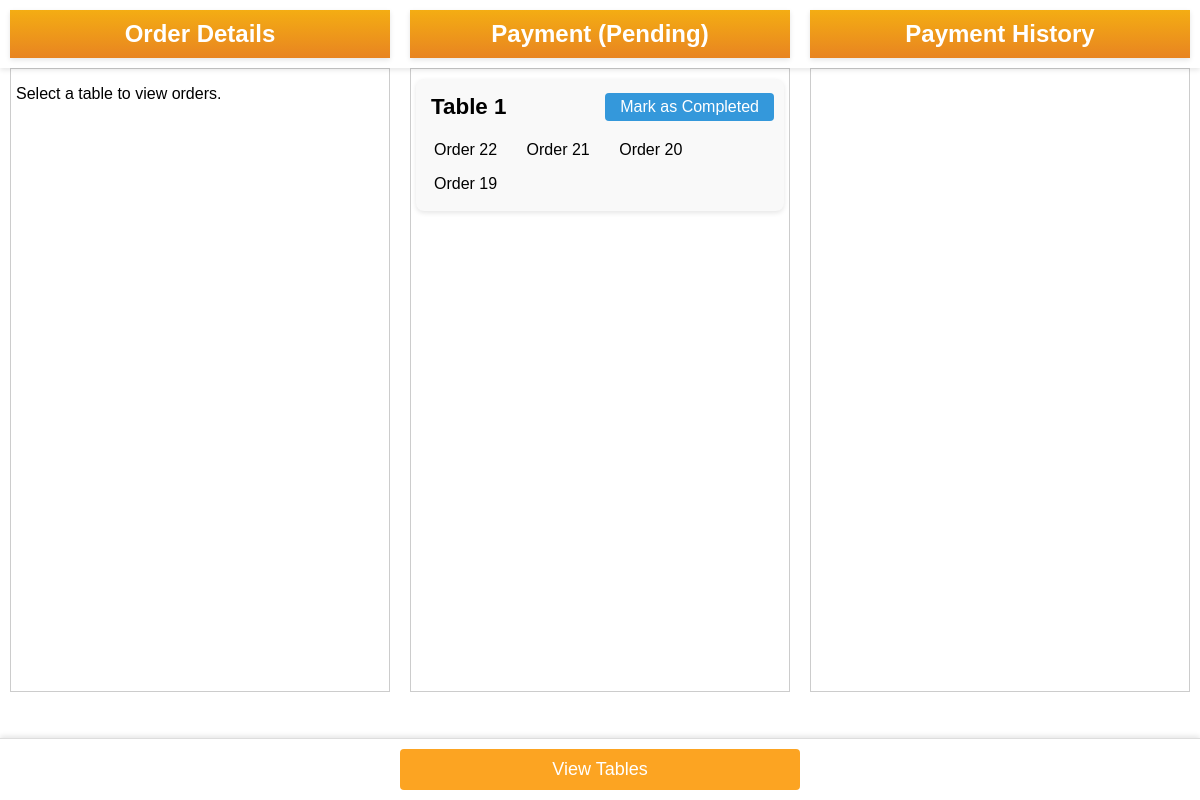
Before: /counter/orders/ with the older database file.
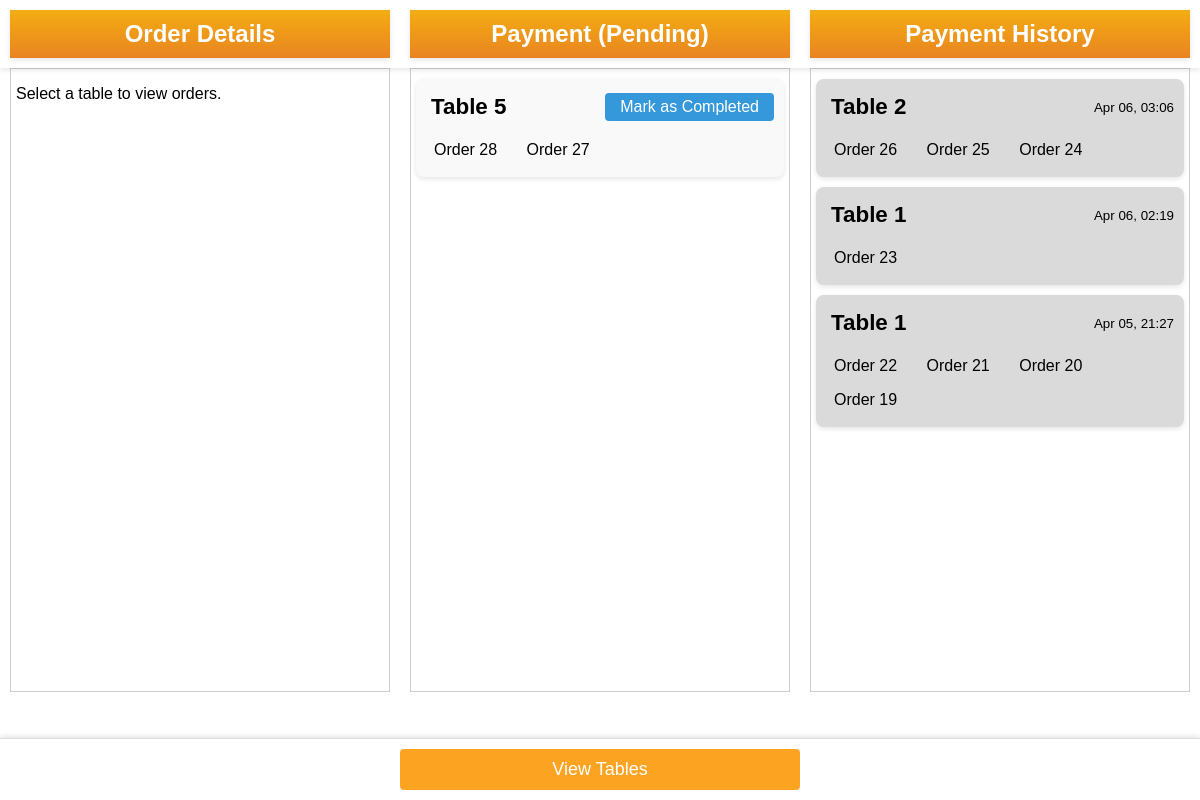
After: the same page with the newer database file.
### order/models.py (models this page shows, shortened)
class Table(models.Model):
    table_number = models.PositiveIntegerField(unique=True)
    availability = models.BooleanField(default=True)
    qr_code = models.ImageField(upload_to='qrcodes/', blank=True, null=True,
                                help_text='create a qr code everytime a table is saved!')

class Order(models.Model):
    table = models.ForeignKey(Table, on_delete=models.CASCADE, related_name='orders')
    date_ordered = models.DateTimeField(auto_now_add=True)
    STATUS_CHOICES = [
        ('Pending', 'Pending'),
        ('Completed', 'Completed'),
    ]
    status = models.CharField(max_length=50, choices=STATUS_CHOICES, default='Pending')
    kitchen_status_choices = [
        ('Waiting', 'Waiting'),
        ('None', 'None'),
        ('Ready', 'Ready'),
    ]
    kitchen_status = models.CharField(max_length=50, choices=kitchen_status_choices, default='Waiting')
    bar_status = models.CharField(max_length=50, choices=kitchen_status_choices, default='Waiting')

### counter/views.py (the view, shortened to what this page needs)
# urls.py: path('orders/', views.order_management, name='order_management'),
def order_management(request):
    pending_orders = Order.objects.filter(status='Pending').order_by('-date_ordered')
    completed_orders = Order.objects.filter(status='Completed').order_by('-date_ordered')
    selected_order = None
    selected_table = None
    order_status = None
    table_orders = []
    total_amount = gst_amount = total_with_gst = Decimal('0.00')
    if selected_table and table_orders:
        for order in table_orders:
            total_amount += sum(item.total_price for item in order.order_items.all())
        gst_amount = total_amount * Decimal('0.10')
        total_with_gst = total_amount + gst_amount
    context = {
        'pending_orders': pending_orders,
        'completed_orders': completed_orders,
        'selected_order': selected_order,
        'selected_table': selected_table,
        'order_status': order_status,
        'table_orders': table_orders,
        'total_amount': total_amount,
        'gst_amount': gst_amount,
        'total_with_gst': total_with_gst,
    }
    return render(request, 'counter/order_management.html', context)

### counter/templates/counter/order_management.html (shortened to what the changed rows need)
<!DOCTYPE html>
<html lang="en">
<head>
    {% load static %}
    <link rel="stylesheet" href="{% static 'counter/styles.css' %}">
</head>
<body class="order-management-page">
<div class="title three-columns">
    <div class="left" id="receipt-title">
        {% if selected_table %}
            <h2>Table {{ selected_table.table_number }} {% if order_status %}{{ order_status }}{% endif %} Orders</h2>
        {% else %}
            <h2>Order Details</h2>
        {% endif %}
    </div>
    <div class="middle" id="payment-title">
        <h2>Payment (Pending)</h2>
    </div>
    <div class="right" id="history-title">
        <h2>Payment History</h2>
    </div>
</div>
<div class="container three-columns">
    <div class="left-column" id="order-details">
        {% if selected_order and table_orders %}
            {% for order in table_orders %}
                <h3>Order {{ order.id }}</h3>
                <table class="order-details-table">
                    <thead>
                    <tr>
                        <th>Item</th>
                        <th>Rate</th>
                        <th>Qty</th>
                        <th>Amount</th>
                    </tr>
                    </thead>
                    <tbody>
                    {% for item in order.order_items.all %}
                        <tr>
                            <td>{{ item.selection.item.name }}</td>
                            <td>${{ item.selection.item.price }}</td>
                            <td>{{ item.quantity }}</td>
                            <td>${{ item.total_price }}</td>
                        </tr>
                    {% endfor %}
                    </tbody>
                </table>
            {% endfor %}
            <div class="receipt-total">
                <hr>
                <p><strong>Sub Total:</strong> ${{ total_amount }}</p>
                <p><strong>GST (10%):</strong> ${{ gst_amount }}</p>
                <p><strong>Total Amount:</strong> ${{ total_with_gst }}</p>
            </div>
        {% else %}
            <p>Select a table to view orders.</p>
        {% endif %}
    </div>
    <div class="middle-column">
        {% regroup pending_orders by table as table_grouped_orders %}
        <ul class="tables-list" id="pending-tables-list">
            {% for table_group in table_grouped_orders %}
                <li class="table-item {% if selected_table and table_group.grouper.id == selected_table.id and order_status == 'Pending' %}active{% endif %}"
                    data-table-id="{{ table_group.grouper.id }}">
                    <div class="table-header">
                        <h3>Table {{ table_group.grouper.table_number }}</h3>
                        <button class="complete-table-orders"
                                data-table-id="{{ table_group.grouper.id }}"
                                data-order-id="{{ table_group.list.0.id }}">
                            Mark as Completed
                        </button>
                    </div>
                    <ul class="table-orders">
                        {% for order in table_group.list %}
                            <li data-order-id="{{ order.id }}"
                                data-status="Pending"
                                class="order-item {% if selected_order and order.id == selected_order.id %}active{% endif %}">
                                Order {{ order.id }}
                            </li>
                        {% endfor %}
                    </ul>
                </li>
            {% endfor %}
        </ul>
    </div>
    <div class="right-column">
        {% regroup completed_orders by table as table_grouped_completed %}
        <ul class="tables-list" id="completed-tables-list">
            {% for table_group in table_grouped_completed %}
                {% regroup table_group.list by date_ordered|date:"YmdH" as date_grouped %}
                {% for date_group in date_grouped %}
                    <li class="table-item {% if selected_table and table_group.grouper.id == selected_table.id and order_status == 'Completed' and selected_order.date_ordered|date:"YmdH" == date_group.grouper %}active{% endif %}"
                        data-table-id="{{ table_group.grouper.id }}"
                        data-date-group="{{ date_group.grouper }}">
                        <div class="table-header">
                            <h3>Table {{ table_group.grouper.table_number }}</h3>
                            <small>{{ date_group.list.0.date_ordered|date:"M d, H:i" }}</small>
                        </div>
                        <ul class="table-orders">
                            {% for order in date_group.list %}
                                <li data-order-id="{{ order.id }}"
                                    data-status="Completed"
                                    class="order-item {% if selected_order and order.id == selected_order.id %}active{% endif %}">
                                    Order {{ order.id }}
                                </li>
                            {% endfor %}
                        </ul>
                    </li>
                {% endfor %}
            {% endfor %}
        </ul>
    </div>
</div>
</body>
</html>

Changed rows visible on the page:
no longer on one of the page's lists (row edited): Table: grouper.table_number "1"
now on this page (row unchanged): Table: grouper.table_number "5", shown under "Payment History"
added Order: id "28", shown under "5"
added Order: id "27", shown under "5"
now on this page (row unchanged): Table: grouper.table_number "2"
added Order: list.0.date_ordered "Apr 06, 03:06", id "26", shown under "2"
added Order: id "25", shown under "2"
added Order: id "24", shown under "2"
changed Table (number 3 of 3 on the later page): gains Order (list.0.date_ordered "Apr 05, 21:27", id "22"); gains Order (id "21"); gains Order (id "20"); gains Order (id "19"); loses Order (id "22"); loses Order (id "21"); loses Order (id "20"); loses Order (id "19")
added Order: list.0.date_ordered "Apr 06, 02:19", id "23"
Other visible differences:
new list line: "Table 1"
new list line: "Apr 05, 21:27"
